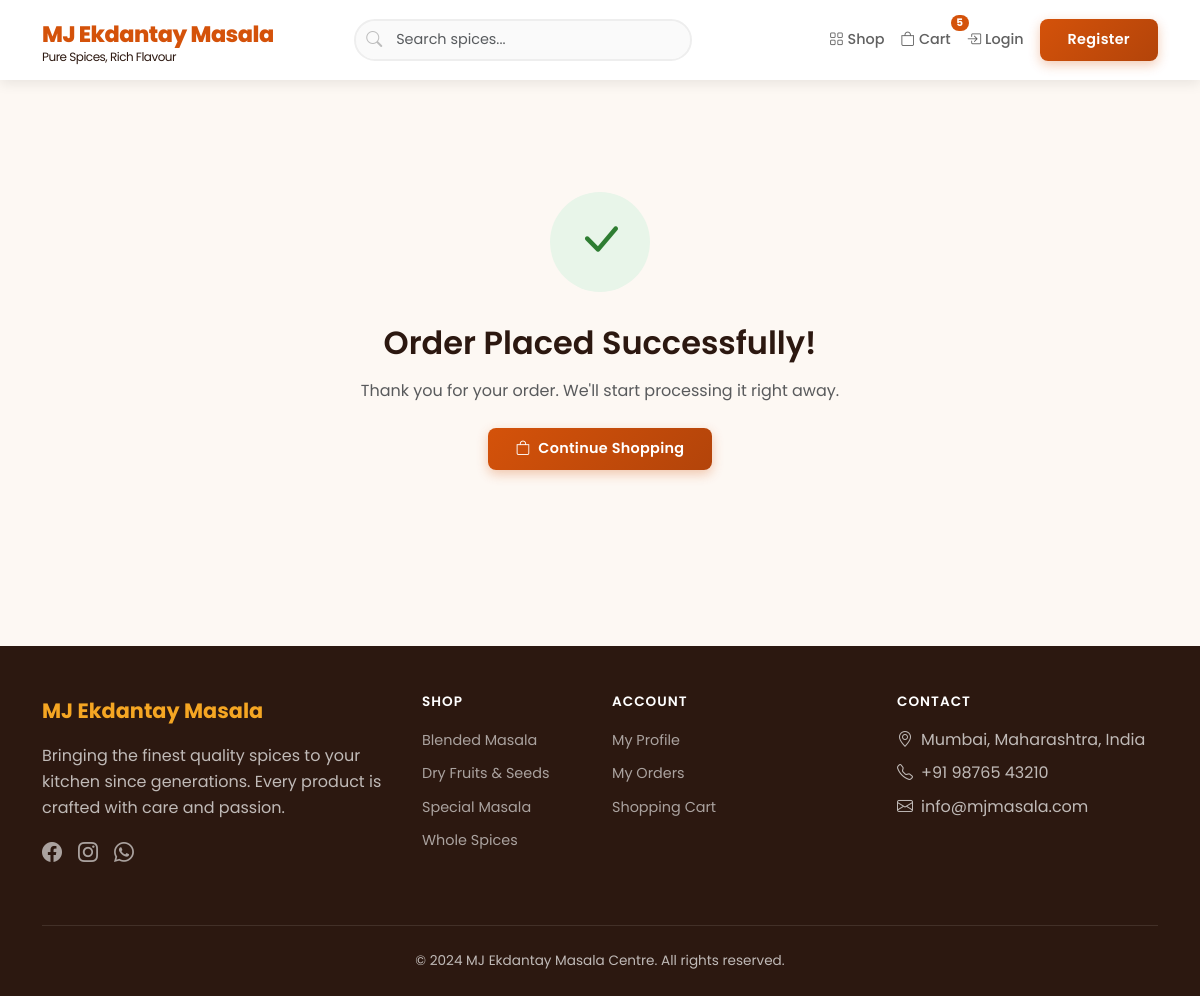
Page /payment/success/page/ on the committed database.
### products/models.py (models this page shows, shortened)
class Category(models.Model):
    name = models.CharField(max_length=200)
    slug = models.SlugField(max_length=200, unique=True)
    description = models.TextField(blank=True)
    image = models.ImageField(upload_to='categories/', blank=True, null=True)
    created_at = models.DateTimeField(auto_now_add=True)
    class Meta:
        verbose_name_plural = 'Categories'
        ordering = ['name']
    def get_absolute_url(self):
        return reverse('products:category', kwargs={'slug': self.slug})

### orders/views.py (the view, shortened to what this page needs)
# urls.py: path('payment/success/page/', views.payment_success_page, name='payment_success_page'),
def payment_success_page(request):
    order_id = request.GET.get('order_id')
    return render(request, 'orders/payment_success.html', {})

### orders/context_processors.py (called while the page is built)
def cart_count(request):
    count = 0
    try:
        if request.user.is_authenticated:
            cart = Cart.objects.filter(user=request.user).first()
        else:
            if not request.session.session_key:
                request.session.create()
            cart = Cart.objects.filter(session_key=request.session.session_key).first()
        if cart:
            count = cart.total_items
    except Exception:
        pass
    return {'cart_item_count': count}

### orders/models.py (called while the page is built)
    @property
    def total_items(self):
        return sum(item.quantity for item in self.items.all())

### products/context_processors.py (called while the page is built)
def categories_processor(request):
    return {
        'all_categories': Category.objects.all()
    }

### templates/orders/payment_success.html (shortened to what this page needs)
{% extends 'base.html' %}
{% load static %}
{% block content %}
<div class="container py-5">
    <div class="payment-result">
        <div class="result-icon success">
            <i class="bi bi-check-lg"></i>
        </div>
        <h2 class="mb-3">Order Placed Successfully!</h2>
        <p class="text-muted mb-4">Thank you for your order. We'll start processing it right away.</p>
        <div class="mt-4 d-flex gap-3 justify-content-center flex-wrap">
            <a href="{% url 'products:shop' %}" class="btn btn-primary-custom">
                <i class="bi bi-bag me-2"></i>Continue Shopping
            </a>
        </div>
    </div>
</div>
{% endblock %}

### templates/base.html (shortened to what this page needs)
{% load static %}
{% load product_tags %}
<!DOCTYPE html>
<html lang="en">
<head>
    <link href="https://cdn.jsdelivr.net/npm/bootstrap@5.3.2/dist/css/bootstrap.min.css" rel="stylesheet">
    <link href="https://cdn.jsdelivr.net/npm/bootstrap-icons@1.11.1/font/bootstrap-icons.css" rel="stylesheet">
    <link href="{% static 'css/style.css' %}" rel="stylesheet">
</head>
<body>
    <nav class="navbar navbar-expand-lg navbar-custom">
        <div class="container">
            <a class="navbar-brand" href="{% url 'products:home' %}">
                MJ Ekdantay Masala
                <span>Pure Spices, Rich Flavour</span>
            </a>
            <div class="collapse navbar-collapse" id="navbarMain">
                <form class="navbar-search mx-auto" action="{% url 'products:shop' %}" method="GET">
                    <i class="bi bi-search search-icon"></i>
                    <input type="text" name="q" class="form-control" placeholder="Search spices..." value="{{ request.GET.q|default:'' }}">
                </form>
                <ul class="navbar-nav ms-auto align-items-center">
                    <li class="nav-item">
                        <a class="nav-link" href="{% url 'products:shop' %}">
                            <i class="bi bi-grid me-1"></i>Shop
                        </a>
                    </li>
                    <li class="nav-item">
                        <a class="nav-link cart-badge" href="{% url 'orders:cart' %}">
                            <i class="bi bi-bag me-1"></i>Cart
                            <span class="badge cart-count-badge" style="{% if cart_item_count == 0 %}display:none{% endif %}">{{ cart_item_count }}</span>
                        </a>
                    </li>
                    {% if user.is_authenticated %}
                    <li class="nav-item dropdown">
                        <a class="nav-link dropdown-toggle" href="#" data-bs-toggle="dropdown">
                            <i class="bi bi-person-circle me-1"></i>{{ user.first_name|default:"Account" }}
                        </a>
                        <ul class="dropdown-menu dropdown-menu-end shadow-sm border-0">
                            <li><a class="dropdown-item" href="{% url 'accounts:profile' %}"><i class="bi bi-person me-2"></i>Profile</a></li>
                            <li><a class="dropdown-item" href="{% url 'accounts:my_orders' %}"><i class="bi bi-box me-2"></i>My Orders</a></li>
                            {% if user.is_superuser %}
                            <li><hr class="dropdown-divider"></li>
                            <li><a class="dropdown-item" href="/store-admin/"><i class="bi bi-gear me-2"></i>Admin Panel</a></li>
                            {% endif %}
                            <li><hr class="dropdown-divider"></li>
                            <li><a class="dropdown-item" href="{% url 'accounts:logout' %}"><i class="bi bi-box-arrow-right me-2"></i>Logout</a></li>
                        </ul>
                    </li>
                    {% else %}
                    <li class="nav-item">
                        <a class="nav-link" href="{% url 'accounts:login' %}">
                            <i class="bi bi-box-arrow-in-right me-1"></i>Login
                        </a>
                    </li>
                    <li class="nav-item">
                        <a class="btn btn-primary-custom btn-sm ms-2" href="{% url 'accounts:register' %}">Register</a>
                    </li>
                    {% endif %}
                </ul>
            </div>
        </div>
    </nav>
    {% block content %}{% endblock %}
    <footer class="footer">
        <div class="container">
            <div class="row">
                <div class="col-lg-4 mb-4">
                    <div class="footer-brand mb-3">MJ Ekdantay Masala</div>
                    <p class="mb-3">Bringing the finest quality spices to your kitchen since generations. Every product is crafted with care and passion.</p>
                    <div class="d-flex gap-3">
                        <a href="#"><i class="bi bi-facebook fs-5"></i></a>
                        <a href="#"><i class="bi bi-instagram fs-5"></i></a>
                        <a href="#"><i class="bi bi-whatsapp fs-5"></i></a>
                    </div>
                </div>
                <div class="col-lg-2 col-md-4 mb-4">
                    <h6>Shop</h6>
                    <ul class="list-unstyled">
                        {% for cat in all_categories %}
                        <li class="mb-2"><a href="{{ cat.get_absolute_url }}">{{ cat.name }}</a></li>
                        {% endfor %}
                    </ul>
                </div>
                <div class="col-lg-3 col-md-4 mb-4">
                    <h6>Account</h6>
                    <ul class="list-unstyled">
                        <li class="mb-2"><a href="{% url 'accounts:profile' %}">My Profile</a></li>
                        <li class="mb-2"><a href="{% url 'accounts:my_orders' %}">My Orders</a></li>
                        <li class="mb-2"><a href="{% url 'orders:cart' %}">Shopping Cart</a></li>
                    </ul>
                </div>
                <div class="col-lg-3 col-md-4 mb-4">
                    <h6>Contact</h6>
                    <ul class="list-unstyled">
                        <li class="mb-2"><i class="bi bi-geo-alt me-2"></i>Mumbai, Maharashtra, India</li>
                        <li class="mb-2"><i class="bi bi-telephone me-2"></i>+91 98765 43210</li>
                        <li class="mb-2"><i class="bi bi-envelope me-2"></i>info@mjmasala.com</li>
                    </ul>
                </div>
            </div>
            <div class="footer-bottom">
                <p class="mb-0">&copy; 2024 MJ Ekdantay Masala Centre. All rights reserved.</p>
            </div>
        </div>
    </footer>
</body>
</html>

### static/css/style.css (style rules this page uses)
:root { --primary: #D4520A; --primary-dark: #B3440A; --primary-light: #E8762F; --primary-glow: rgba(212, 82, 10, 0.15); --secondary: #2C1810; --accent: #F5A623; --cream: #FDF8F3; --cream-dark: #F5EDE3; --white: #FFFFFF; --gray-50: #FAFAFA; --gray-100: #F5F5F5; --gray-200: #EEEEEE; --gray-300: #E0E0E0; --gray-400: #BDBDBD; --gray-500: #9E9E9E; --gray-600: #757575; --gray-700: #616161; --gray-800: #424242; --gray-900: #212121; --success: #2E7D32; --success-light: #E8F5E9; --danger: #C62828; --danger-light: #FFEBEE; --warning: #F57F17; --info: #1565C0; --shadow-sm: 0 1px 3px rgba(0,0,0,0.08); --shadow: 0 4px 12px rgba(0,0,0,0.08); --shadow-md: 0 8px 24px rgba(0,0,0,0.12); --shadow-lg: 0 16px 48px rgba(0,0,0,0.15); --shadow-hover: 0 12px 32px rgba(212, 82, 10, 0.15); --radius: 8px; --radius-lg: 16px; --radius-xl: 24px; --transition: all 0.3s cubic-bezier(0.4, 0, 0.2, 1); }
* { box-sizing: border-box; }
body { font-family: 'Poppins', -apple-system, BlinkMacSystemFont, 'Segoe UI', sans-serif; background-color: var(--cream); color: var(--gray-800); line-height: 1.6; -webkit-font-smoothing: antialiased; }
h1, h2, h3, h4, h5, h6 { font-family: 'Poppins', sans-serif; font-weight: 600; color: var(--secondary); }
a { color: var(--primary); text-decoration: none; transition: var(--transition); }
.navbar-custom { background: var(--white) !important; box-shadow: var(--shadow); padding: 0.75rem 0; position: sticky; top: 0; z-index: 1050; backdrop-filter: blur(12px); }
.navbar-brand { font-family: 'Poppins', sans-serif; font-weight: 800; font-size: 1.4rem; color: var(--primary) !important; letter-spacing: -0.5px; }
.navbar-brand span { color: var(--secondary); font-weight: 400; font-size: 0.75rem; display: block; line-height: 1; margin-top: -2px; }
.navbar-custom .nav-link { color: var(--gray-700) !important; font-weight: 500; font-size: 0.9rem; padding: 0.5rem 1rem; border-radius: var(--radius); transition: var(--transition); }
.navbar-search { max-width: 400px; position: relative; }
.navbar-search .form-control { border-radius: 50px; border: 2px solid var(--gray-200); padding: 0.5rem 1rem 0.5rem 2.5rem; font-size: 0.9rem; background-color: var(--gray-50); transition: var(--transition); }
.navbar-search .search-icon { position: absolute; left: 12px; top: 50%; transform: translateY(-50%); color: var(--gray-400); z-index: 5; }
.cart-badge { position: relative; }
.cart-badge .badge { position: absolute; top: -5px; right: -10px; font-size: 0.65rem; padding: 0.25em 0.5em; background-color: var(--primary) !important; border-radius: 50px; min-width: 18px; animation: pulse 2s infinite; }
.btn-primary-custom { background: linear-gradient(135deg, var(--primary) 0%, var(--primary-dark) 100%); color: var(--white) !important; border: none; padding: 0.65rem 1.75rem; border-radius: var(--radius); font-weight: 600; font-size: 0.9rem; letter-spacing: 0.3px; transition: var(--transition); box-shadow: 0 4px 12px rgba(212, 82, 10, 0.3); cursor: pointer; }
.payment-result { text-align: center; padding: 4rem 0; }
.payment-result .result-icon { width: 100px; height: 100px; border-radius: 50%; display: flex; align-items: center; justify-content: center; margin: 0 auto 2rem; font-size: 3rem; }
.payment-result .result-icon.success { background: var(--success-light); color: var(--success); animation: scaleIn 0.5s ease-out; }
.footer { background: var(--secondary); color: rgba(255,255,255,0.7); padding: 3rem 0 1.5rem; margin-top: 4rem; }
.footer h6 { color: var(--white); font-weight: 600; margin-bottom: 1rem; text-transform: uppercase; letter-spacing: 1px; font-size: 0.85rem; }
.footer a { color: rgba(255,255,255,0.6); font-size: 0.9rem; transition: var(--transition); }
.footer-bottom { border-top: 1px solid rgba(255,255,255,0.1); padding-top: 1.5rem; margin-top: 2rem; text-align: center; font-size: 0.85rem; }
.footer .footer-brand { font-family: 'Poppins', sans-serif; font-weight: 700; font-size: 1.3rem; color: var(--accent); }

### rows in the picture
Category: name "Blended Masala"
Category: name "Dry Fruits & Seeds"
Category: name "Special Masala"
Category: name "Whole Spices"

### other values in the picture
{{ cart_item_count }} "5"
